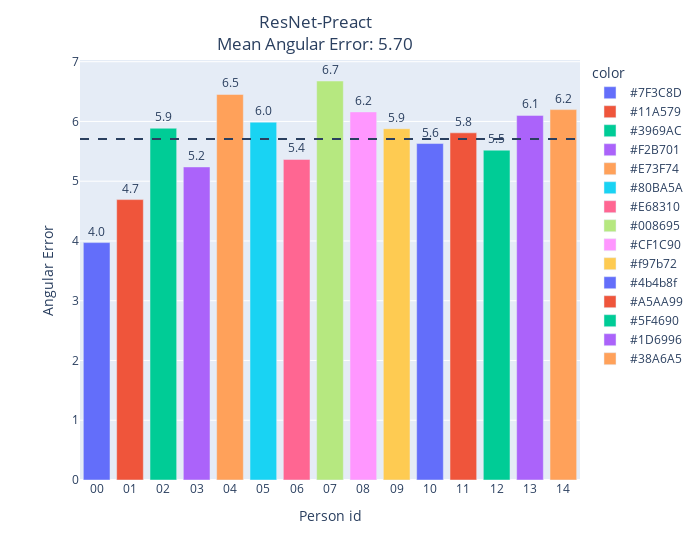

Notebook code cell kept with this figure:
### Code cell
import plotly.express as px
data = pd.DataFrame({'Person id':idlst, 'Angular Error':resnet_error})
# print(data['Angular Error'].mean())
fig = px.bar(data, 
             x='Person id', 
             y='Angular Error', 
             color=['#7F3C8D','#11A579','#3969AC','#F2B701','#E73F74',
                    '#80BA5A','#E68310','#008695','#CF1C90','#f97b72',
                    '#4b4b8f','#A5AA99','#5F4690','#1D6996','#38A6A5'], 
             text_auto='.2s'
            )

fig.add_hline(y = data['Angular Error'].mean(), line_dash = 'dash')

fig.update_traces(textfont_size=12, textangle=0, textposition="outside", cliponaxis=False)
fig.update_layout(width=700,title={'text':f"ResNet-Preact<br>Mean Angular Error: {data['Angular Error'].mean():.2f}",'x':0.45,'y':0.95,'xanchor':'center','yanchor':'top'},)
fig.show()

### Figure 1 — Plotly figure (JSON) as saved in the notebook; plotly's stock layout.template omitted (floating-point values rounded to 4 significant figures)
{"data": [{"alignmentgroup": "True", "cliponaxis": false, "hovertemplate": "color=#7F3C8D<br>Person id=%{x}<br>Angular Error=%{y}<extra></extra>", "legendgroup": "#7F3C8D", "marker": {"color": "#636efa", "pattern": {"shape": ""}}, "name": "#7F3C8D", "offsetgroup": "#7F3C8D", "orientation": "v", "showlegend": true, "textangle": 0, "textfont": {"size": 12}, "textposition": "outside", "texttemplate": "%{y:.2s}", "type": "bar", "x": ["00"], "xaxis": "x", "y": [3.973], "yaxis": "y"}, {"alignmentgroup": "True", "cliponaxis": false, "hovertemplate": "color=#11A579<br>Person id=%{x}<br>Angular Error=%{y}<extra></extra>", "legendgroup": "#11A579", "marker": {"color": "#EF553B", "pattern": {"shape": ""}}, "name": "#11A579", "offsetgroup": "#11A579", "orientation": "v", "showlegend": true, "textangle": 0, "textfont": {"size": 12}, "textposition": "outside", "texttemplate": "%{y:.2s}", "type": "bar", "x": ["01"], "xaxis": "x", "y": [4.692], "yaxis": "y"}, {"alignmentgroup": "True", "cliponaxis": false, "hovertemplate": "color=#3969AC<br>Person id=%{x}<br>Angular Error=%{y}<extra></extra>", "legendgroup": "#3969AC", "marker": {"color": "#00cc96", "pattern": {"shape": ""}}, "name": "#3969AC", "offsetgroup": "#3969AC", "orientation": "v", "showlegend": true, "textangle": 0, "textfont": {"size": 12}, "textposition": "outside", "texttemplate": "%{y:.2s}", "type": "bar", "x": ["02"], "xaxis": "x", "y": [5.887], "yaxis": "y"}, {"alignmentgroup": "True", "cliponaxis": false, "hovertemplate": "color=#F2B701<br>Person id=%{x}<br>Angular Error=%{y}<extra></extra>", "legendgroup": "#F2B701", "marker": {"color": "#ab63fa", "pattern": {"shape": ""}}, "name": "#F2B701", "offsetgroup": "#F2B701", "orientation": "v", "showlegend": true, "textangle": 0, "textfont": {"size": 12}, "textposition": "outside", "texttemplate": "%{y:.2s}", "type": "bar", "x": ["03"], "xaxis": "x", "y": [5.239], "yaxis": "y"}, {"alignmentgroup": "True", "cliponaxis": false, "hovertemplate": "color=#E73F74<br>Person id=%{x}<br>Angular Error=%{y}<extra></extra>", "legendgroup": "#E73F74", "marker": {"color": "#FFA15A", "pattern": {"shape": ""}}, "name": "#E73F74", "offsetgroup": "#E73F74", "orientation": "v", "showlegend": true, "textangle": 0, "textfont": {"size": 12}, "textposition": "outside", "texttemplate": "%{y:.2s}", "type": "bar", "x": ["04"], "xaxis": "x", "y": [6.452], "yaxis": "y"}, {"alignmentgroup": "True", "cliponaxis": false, "hovertemplate": "color=#80BA5A<br>Person id=%{x}<br>Angular Error=%{y}<extra></extra>", "legendgroup": "#80BA5A", "marker": {"color": "#19d3f3", "pattern": {"shape": ""}}, "name": "#80BA5A", "offsetgroup": "#80BA5A", "orientation": "v", "showlegend": true, "textangle": 0, "textfont": {"size": 12}, "textposition": "outside", "texttemplate": "%{y:.2s}", "type": "bar", "x": ["05"], "xaxis": "x", "y": [5.988], "yaxis": "y"}, {"alignmentgroup": "True", "cliponaxis": false, "hovertemplate": "color=#E68310<br>Person id=%{x}<br>Angular Error=%{y}<extra></extra>", "legendgroup": "#E68310", "marker": {"color": "#FF6692", "pattern": {"shape": ""}}, "name": "#E68310", "offsetgroup": "#E68310", "orientation": "v", "showlegend": true, "textangle": 0, "textfont": {"size": 12}, "textposition": "outside", "texttemplate": "%{y:.2s}", "type": "bar", "x": ["06"], "xaxis": "x", "y": [5.365], "yaxis": "y"}, {"alignmentgroup": "True", "cliponaxis": false, "hovertemplate": "color=#008695<br>Person id=%{x}<br>Angular Error=%{y}<extra></extra>", "legendgroup": "#008695", "marker": {"color": "#B6E880", "pattern": {"shape": ""}}, "name": "#008695", "offsetgroup": "#008695", "orientation": "v", "showlegend": true, "textangle": 0, "textfont": {"size": 12}, "textposition": "outside", "texttemplate": "%{y:.2s}", "type": "bar", "x": ["07"], "xaxis": "x", "y": [6.677], "yaxis": "y"}, {"alignmentgroup": "True", "cliponaxis": false, "hovertemplate": "color=#CF1C90<br>Person id=%{x}<br>Angular Error=%{y}<extra></extra>", "legendgroup": "#CF1C90", "marker": {"color": "#FF97FF", "pattern": {"shape": ""}}, "name": "#CF1C90", "offsetgroup": "#CF1C90", "orientation": "v", "showlegend": true, "textangle": 0, "textfont": {"size": 12}, "textposition": "outside", "texttemplate": "%{y:.2s}", "type": "bar", "x": ["08"], "xaxis": "x", "y": [6.159], "yaxis": "y"}, {"alignmentgroup": "True", "cliponaxis": false, "hovertemplate": "color=#f97b72<br>Person id=%{x}<br>Angular Error=%{y}<extra></extra>", "legendgroup": "#f97b72", "marker": {"color": "#FECB52", "pattern": {"shape": ""}}, "name": "#f97b72", "offsetgroup": "#f97b72", "orientation": "v", "showlegend": true, "textangle": 0, "textfont": {"size": 12}, "textposition": "outside", "texttemplate": "%{y:.2s}", "type": "bar", "x": ["09"], "xaxis": "x", "y": [5.878], "yaxis": "y"}, {"alignmentgroup": "True", "cliponaxis": false, "hovertemplate": "color=#4b4b8f<br>Person id=%{x}<br>Angular Error=%{y}<extra></extra>", "legendgroup": "#4b4b8f", "marker": {"color": "#636efa", "pattern": {"shape": ""}}, "name": "#4b4b8f", "offsetgroup": "#4b4b8f", "orientation": "v", "showlegend": true, "textangle": 0, "textfont": {"size": 12}, "textposition": "outside", "texttemplate": "%{y:.2s}", "type": "bar", "x": ["10"], "xaxis": "x", "y": [5.63], "yaxis": "y"}, {"alignmentgroup": "True", "cliponaxis": false, "hovertemplate": "color=#A5AA99<br>Person id=%{x}<br>Angular Error=%{y}<extra></extra>", "legendgroup": "#A5AA99", "marker": {"color": "#EF553B", "pattern": {"shape": ""}}, "name": "#A5AA99", "offsetgroup": "#A5AA99", "orientation": "v", "showlegend": true, "textangle": 0, "textfont": {"size": 12}, "textposition": "outside", "texttemplate": "%{y:.2s}", "type": "bar", "x": ["11"], "xaxis": "x", "y": [5.809], "yaxis": "y"}, {"alignmentgroup": "True", "cliponaxis": false, "hovertemplate": "color=#5F4690<br>Person id=%{x}<br>Angular Error=%{y}<extra></extra>", "legendgroup": "#5F4690", "marker": {"color": "#00cc96", "pattern": {"shape": ""}}, "name": "#5F4690", "offsetgroup": "#5F4690", "orientation": "v", "showlegend": true, "textangle": 0, "textfont": {"size": 12}, "textposition": "outside", "texttemplate": "%{y:.2s}", "type": "bar", "x": ["12"], "xaxis": "x", "y": [5.519], "yaxis": "y"}, {"alignmentgroup": "True", "cliponaxis": false, "hovertemplate": "color=#1D6996<br>Person id=%{x}<br>Angular Error=%{y}<extra></extra>", "legendgroup": "#1D6996", "marker": {"color": "#ab63fa", "pattern": {"shape": ""}}, "name": "#1D6996", "offsetgroup": "#1D6996", "orientation": "v", "showlegend": true, "textangle": 0, "textfont": {"size": 12}, "textposition": "outside", "texttemplate": "%{y:.2s}", "type": "bar", "x": ["13"], "xaxis": "x", "y": [6.101], "yaxis": "y"}, {"alignmentgroup": "True", "cliponaxis": false, "hovertemplate": "color=#38A6A5<br>Person id=%{x}<br>Angular Error=%{y}<extra></extra>", "legendgroup": "#38A6A5", "marker": {"color": "#FFA15A", "pattern": {"shape": ""}}, "name": "#38A6A5", "offsetgroup": "#38A6A5", "orientation": "v", "showlegend": true, "textangle": 0, "textfont": {"size": 12}, "textposition": "outside", "texttemplate": "%{y:.2s}", "type": "bar", "x": ["14"], "xaxis": "x", "y": [6.198], "yaxis": "y"}], "layout": {"barmode": "relative", "legend": {"title": {"text": "color"}, "tracegroupgap": 0}, "margin": {"t": 60}, "shapes": [{"line": {"dash": "dash"}, "type": "line", "x0": 0, "x1": 1, "xref": "x domain", "y0": 5.704, "y1": 5.704, "yref": "y"}], "title": {"text": "ResNet-Preact<br>Mean Angular Error: 5.70", "x": 0.45, "xanchor": "center", "y": 0.95, "yanchor": "top"}, "width": 700, "xaxis": {"anchor": "y", "domain": [0, 1], "title": {"text": "Person id"}}, "yaxis": {"anchor": "x", "domain": [0, 1], "title": {"text": "Angular Error"}}}}
